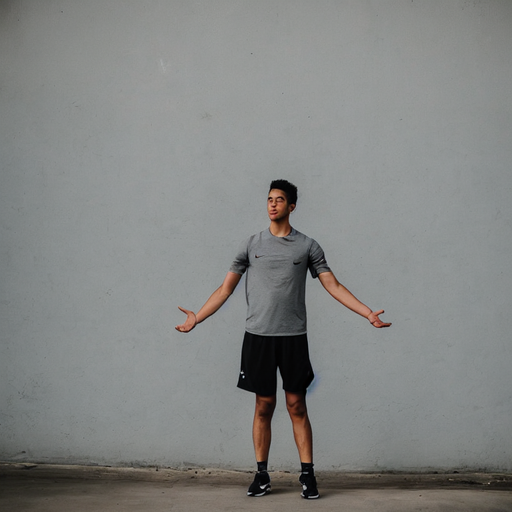
#> input picture tests/fixtures/pose_ref_person.png, 512 x 512 px
$ python -i refcond.py   (imports and definitions only)
#> lines starting #> are read from the running program, lines starting #| are printed output that depends on the picture; after the words box and inside, x2 and y2 are one past the last pixel; in counts of white or black regions, pixels touching at a corner belong together
#> further down, picture is the input picture: PIL image 512x512 RGB; mean R, G, B 130.8, 132.4, 130.8
"""参考图 → ControlNet 条件图。三种模式，覆盖不同的动作参考素材。

背景：原来的「角色迁移」只认**真人照片**——走人体检测（FasterRCNN）→
RTMPose 骨架 → ControlNet OpenPose。这条路对游戏素材彻底失效：
实测像素画上人体检测器一个框都检不出（放大、模糊、加描边等预处理全都试过，
仍然是 0 框），因为 FasterRCNN 是在 COCO 自然照片上训练的。

所以这里给出三条不依赖人体检测的路：

  **pose（骨架）**
      真人照片 → 人体检测 → RTMPose → OpenPose-18 骨架图。
      姿态语义最强：只保留关节位置，参考角色的衣服/体型全丢掉，
      所以生成的图是「角色穿着自己的衣服摆参考的姿势」。
      只对真人有效。

  **outline（轮廓）**
      任意素材 → 抠出主体 → 剪影边缘 → ControlNet canny。
      保留的是**轮廓形状**（含手持道具），所以能把像素角色、怪物、机甲
      甚至非人形生物当动作参考。代价是轮廓里的道具也会被抄走
      （实测参考图里的剑会出现在结果里）。

  **auto（自动）**
      先试 pose：检测得到人体就用骨架；检测不到就退回 outline。
      这样真人素材走更精确的骨架路，非真人素材自动降级，不至于直接报错。

  **skeleton（已画好的骨架图）**
      输入就是 OpenPose 格式的骨架图（骨骼编辑器节点导出的），原样 resize 使用。
      用来做「手动摆关节 → 出姿势」的可控编辑，不需要人体检测。

**为什么轮廓要在原分辨率上取边再放大**：反过来（先放大再取边）会把像素画的
锯齿边抹平，条件图就丢掉了像素感，生成结果会变成普通插画。
"""
from __future__ import annotations

from typing import Any, Dict, Optional, Tuple

import cv2
import numpy as np
from PIL import Image

# canny 阈值：剪影是二值图，用低阈值抓全轮廓，高阈值只留强边
OUTLINE_CANNY_LO = 100
OUTLINE_CANNY_HI = 200

MODES = ("pose", "outline", "auto", "skeleton")


def _alpha_mask(img: Image.Image) -> Optional[np.ndarray]:
    """有 alpha 且不全不透明时，返回 alpha 二值掩膜。"""
    rgba = np.asarray(img.convert("RGBA"))
    a = rgba[..., 3]
#> a: shape (512, 512); every value is 255
    if a.min() >= 250:
        return None
    return (a > 127).astype(np.uint8) * 255


def _subject_mask(img: Image.Image, matte_dir=None) -> np.ndarray:
    """主体掩膜（uint8, 0/255）。

    优先用 alpha（像素游戏素材几乎都是透明底，最准也最快）；
    没有 alpha 就退回「四角背景色差分」，最后才用 u2net 语义分割
    （要是有的话）——语义分割对像素画的小怪物经常认不出主体。
    """
    m = _alpha_mask(img)
    if m is not None:
        return m
    rgb = np.asarray(img.convert("RGB")).astype(np.int16)
    corner = np.concatenate([
        rgb[:4, :4].reshape(-1, 3), rgb[:4, -4:].reshape(-1, 3),
        rgb[-4:, :4].reshape(-1, 3), rgb[-4:, -4:].reshape(-1, 3),
    ])
#> corner = 64 rows, first 8: [79, 80, 70], [79, 80, 73], [81, 82, 76], [80, 81, 75], [81, 81, 76], [80, 79, 75], [83, 83, 77], [82, 82, 79]
    colors, counts = np.unique(corner, axis=0, return_counts=True)
#> colors = 54 rows, first 8: [53, 50, 42], [55, 51, 43], [55, 52, 43], [56, 52, 44], [56, 52, 45], [56, 53, 45], [57, 53, 43], [57, 54, 47]; counts = 54 values, max 3 at index 50, min 1 at index 0, mean 1.19
    bg = colors[int(counts.argmax())]
#> bg = [112, 114, 109]
    diff = np.abs(rgb - bg).max(axis=2)
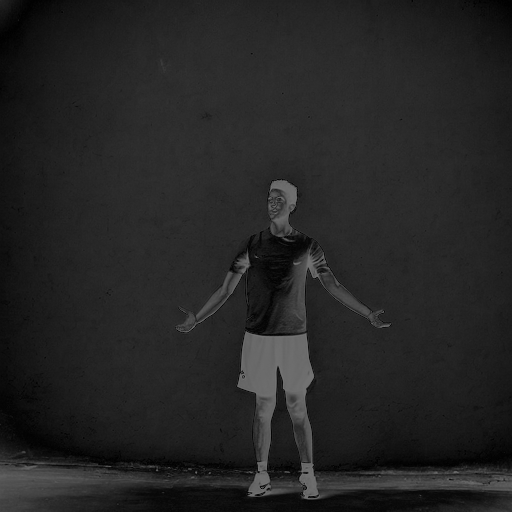
#> diff: shape (512, 512) int16; min 0, max 114, mean 36.5
    mask = (diff > 12).astype(np.uint8) * 255
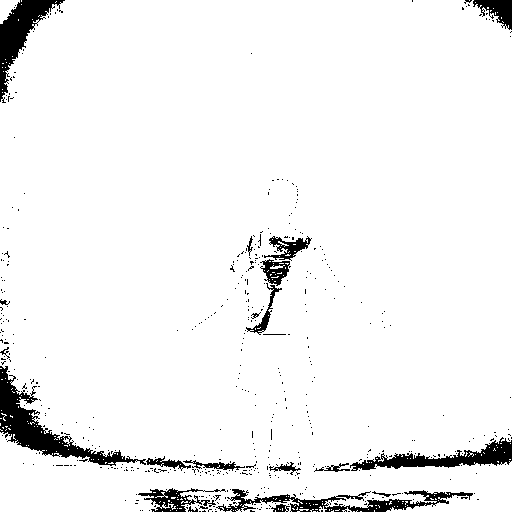
#> mask: shape (512, 512); 94.8% white; 497 black regions (476 under 20 px), largest, box (x1, y1, x2, y2) and area: (0, 366, 146, 466) 3154, (0, 0, 65, 103) 2067, (216, 489, 473, 512) 1971
    if mask.mean() > 0.98:
        # 整张图都被判成前景（背景色估计失败）→ 退回语义分割
        try:
            from . import matte as matte_mod

            if matte_dir is not None and matte_mod.ai_available(matte_dir):
                cut = matte_mod.matte_ai(img.convert("RGB"), matte_dir)
                return np.asarray(cut.getchannel("A"))
        except Exception:                   # noqa: BLE001
            pass
    return mask


def outline_condition(img: Image.Image, size: int = 768,
                      matte_dir=None,
                      canny_lo: int = OUTLINE_CANNY_LO,
                      canny_hi: int = OUTLINE_CANNY_HI) -> Tuple[Image.Image, Dict[str, Any]]:
    """剪影轮廓 → ControlNet canny 条件图。

    **不是单纯的边缘图**：实测「只给边缘」会让模型把整个画面填成纹理——
    成品里主体只剩 3 个像素（参考帧是 677 个），完全不可用。原因是
    canny 条件图天然是「白线画在黑底」，模型看到满屏黑底加一个闭合轮廓，
    最省力的解释就是「整屏都是画布」。

    所以这里给的是**自制软边缘**：保留参考图自身的灰度结构（让模型知道
    「这个闭合形状内部是有内容的实体」），再把边缘加重成硬边。
    实测对比（同一张像素参考图，最终成品的主体像素数 / 参考值）：

        只给边缘          3 / 677     ← 不可用
        白底 + 中灰主体  628 / 677
        白底 + 灰主体 + 内部结构边  590 / 677
        **自制软边缘**   **709 / 677** ← 轮廓 IoU 0.899

    放大用最近邻：像素画的边缘是硬的，LANCZOS 会把它糊成灰带。
    """
    mask = _subject_mask(img, matte_dir)
    if mask.max() == 0:
        raise ValueError("参考图里找不到主体：图是全透明的，或者主体和背景同色")
    # 闭运算：像素画的描边常有 1px 缺口，不补的话轮廓会断成几段
    mask = cv2.morphologyEx(mask, cv2.MORPH_CLOSE, np.ones((3, 3), np.uint8))
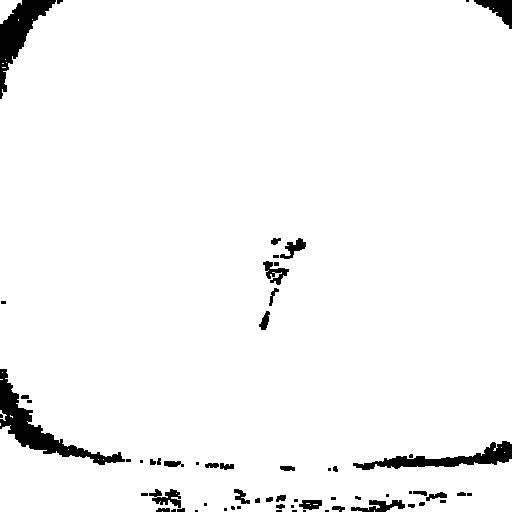
#> mask: shape (512, 512); 96.4% white; 64 black regions (29 under 20 px), largest, box (x1, y1, x2, y2) and area: (0, 369, 125, 465) 2483, (0, 0, 56, 99) 1895, (353, 441, 512, 470) 1573
    edges = cv2.Canny(mask, canny_lo, canny_hi)
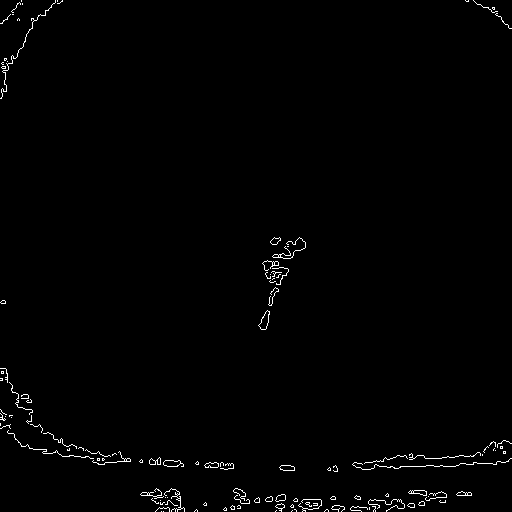
#> edges: shape (512, 512); 0.99% white in thin lines or dots

    # 参考图的灰度结构（透明底合成到白底上）
    rgba = img.convert("RGBA")
    flat = Image.new("RGB", rgba.size, (255, 255, 255))
#> flat: PIL image 512x512 RGB; every value is 255
    flat.paste(rgba, (0, 0), rgba)
    gray = np.asarray(flat.convert("L"), dtype=np.float32)
    # 主体内部压暗、背景提亮：强化「哪里是主体」
    inside = mask > 0
    soft = np.where(inside, gray * 0.55, 255.0 - (255.0 - gray) * 0.25)
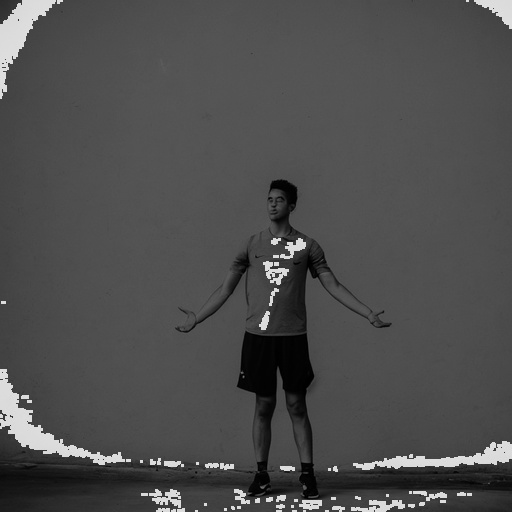
#> soft: shape (512, 512) float32; min 0, max 222.5, mean 78.1
    cond_arr = np.minimum(soft, 255.0 - edges).astype(np.uint8)
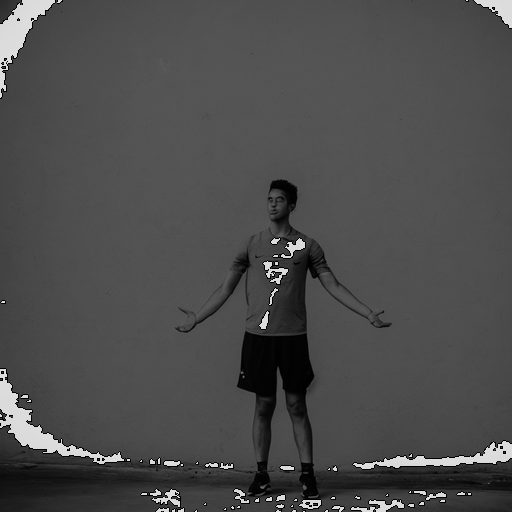
#> cond_arr: shape (512, 512); min 0, max 222, mean 76

    cond = Image.fromarray(cond_arr).convert("RGB").resize((size, size), Image.NEAREST)
    info = {
        "edge_pixels": int((edges > 0).sum()),
        "subject_ratio": round(float(inside.mean()), 4),
    }
#> info = {'edge_pixels': 2607, 'subject_ratio': 0.964}
    return cond, info


def pose_condition(img: Image.Image, extractor, thr: float = 0.25,
                   fill: float = 0.8, size: int = 768) -> Tuple[Image.Image, Dict[str, Any]]:
    """真人照片 → OpenPose-18 骨架条件图。

    骨架的归一化规则见 pose.normalized_points：人物按检测框居中、按 fill
    占满画面高度——ControlNet OpenPose 是空间敏感的，参考图里缩在角落的
    人会变成结果里的「角落小人」。
    """
    if extractor is None:
        raise ValueError("姿态模型不可用")
    kps = extractor.normalized_points(img.convert("RGB"), thr=thr, fill=fill)
    if len(kps) < 8:
        raise ValueError(
            f"动作参考图里只识别出 {len(kps)} 个关节（至少要 8 个）："
            "参考图里的人物可能太小、被遮挡或不是人体")
    import sys
    from pathlib import Path as _P

    root = _P(__file__).resolve().parent.parent
    if str(root) not in sys.path:
        sys.path.insert(0, str(root))
    from tools.make_pose import render

    cond = render(kps, size=(size, size))
    return cond, {"joints": len(kps)}


def build_condition(img: Image.Image, mode: str = "auto", size: int = 768,
                    extractor=None, thr: float = 0.25, fill: float = 0.8,
                    matte_dir=None) -> Tuple[Image.Image, str, Dict[str, Any]]:
    """按模式构建条件图。返回 (条件图, 实际使用的模式, 信息)。

    `auto` 的降级链：pose → outline。
    降级发生时信息里带 `fallback_from`，让调用方能如实告诉用户
    「你的参考图不是真人，已经改用轮廓方式」。
    """
    if mode not in MODES:
        raise ValueError(f"未知参考模式 {mode}（可选 {', '.join(MODES)}）")

    if mode == "skeleton":
        # 输入**本身就是画好的 OpenPose 骨架图**（骨骼编辑器节点导出的）。
        # 绝不能再走 pose/auto：骨架图上没有真人，FasterRCNN 一个框都检不出，
        # auto 会静默降级成 outline（剪影边缘），把精心画的骨架毁成一张黑图。
        cond = img.convert("RGB").resize((size, size), Image.LANCZOS)
        return cond, "skeleton", {"mode": "skeleton", "joints": None}

    if mode in ("pose", "auto"):
        try:
            cond, info = pose_condition(img, extractor, thr=thr, fill=fill, size=size)
            info["mode"] = "pose"
            if mode == "auto":
                info["fallback_from"] = None
            return cond, "pose", info
        except Exception as exc:            # noqa: BLE001
            if mode == "pose":
                raise
            reason = f"{type(exc).__name__}: {exc}"

    cond, info = outline_condition(img, size=size, matte_dir=matte_dir)
#> info = {'edge_pixels': 2607, 'subject_ratio': 0.964}
    info["mode"] = "outline"
    if mode == "auto":
        info["fallback_from"] = "pose"
        info["fallback_reason"] = reason
    return cond, "outline", info

>>> from PIL import Image
>>> picture = Image.open('../tests/fixtures/pose_ref_person.png')
>>> result = build_condition(picture)
